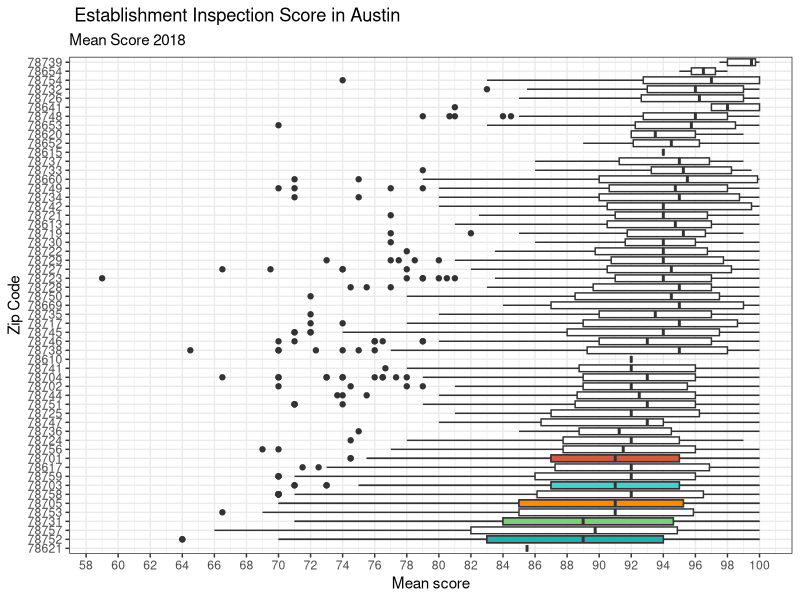
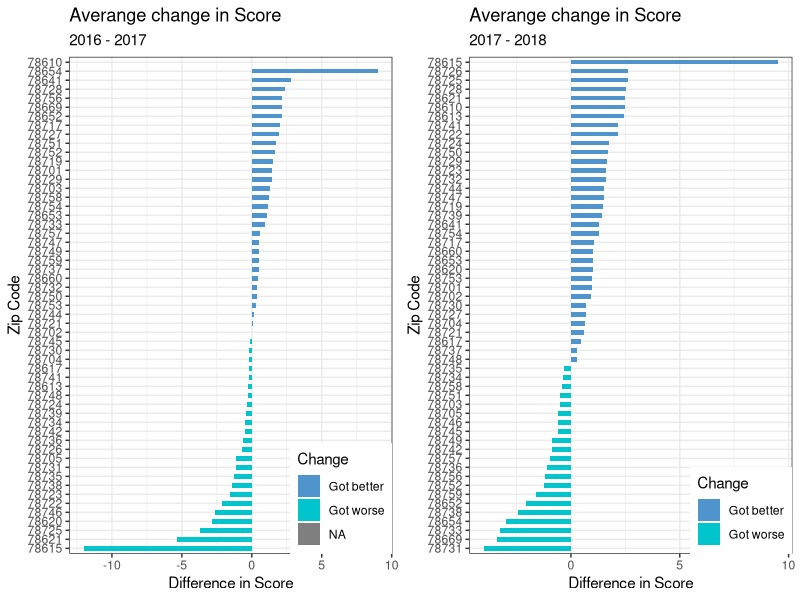
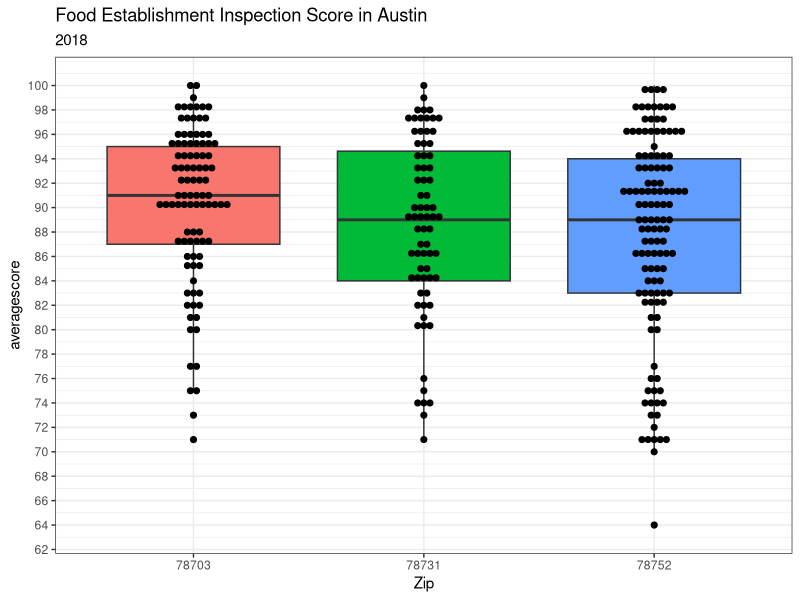

R code for these plots, in order: (Note: this script raises an error after producing the figures.)

library(tidyverse)
library(dplyr)
library(tidyr)
library(lubridate)
library(ggplot2)
library(ggthemes)
library(ggrepel)

food<- read.csv("Food_Establishment_Inspection_Scores.csv") # read csv file

str(food) # see structure of data frame
food$Process.Description # look at names in this column

food$Zip.Code <- as.character(as.integer(food$Zip.Code)) # convert Zip code to Character form num
food$Restaurant.Name <- as.character(as.factor(food$Restaurant.Name)) # onvert name to character
food$Inspection.Date <- as.Date(food$Inspection.Date, format = "%m/%d/%Y") # change date format to Date (not characters)

food1 <-food%>%
  select(Restaurant.Name,Zip.Code,Inspection.Date,Score) # Create new data frame with only the info we want.

colnames(food1) <- c("Name", "Zip","Date","Score") #change column names because the original ones have . 
food1$Name # check the names

food2018 <-food1 %>%
  filter(between(Date, as.Date("2018-01-01"),as.Date("2018-09-21")))# new data frame with only those insepctions in 2018

food2018_2<-food2018%>%
  mutate(year=lubridate::year(food2018$Date))%>% # create column year
  group_by(Name,year,Zip)%>% # group by name and year and Zip to keep that Zip columns
  summarise(average_score=mean(Score)) %>% # get the average score
  spread(year,average_score)%>% # create new columns with average of 2018 (in case they had more than one inspection already)
  ungroup()

colnames(food2018_2) <- c("Name", "Zip","Meanscore_2018")  # change column name from 2018 to Meanscore_2018

plot <- ggplot(food2018_2,aes(reorder(Zip, Meanscore_2018), y=Meanscore_2018))+geom_boxplot()+  # boxplot with all zipcodes from 01-01-18 to 09-21-18 (average in case they already had more than one insepction)
  geom_boxplot(data=food2018_2[food2018_2$Zip=="78703",], # Lina Zipcode
               aes(reorder(Zip,Meanscore_2018), y= Meanscore_2018),fill="mediumturquoise")+
  geom_boxplot(data=food2018_2[food2018_2$Zip=="78752",],  # Kevin Zipcode
               aes(reorder(Zip,Meanscore_2018), y= Meanscore_2018),fill="lightseagreen")+
  geom_boxplot(data=food2018_2[food2018_2$Zip=="78731",],  # Mingshuang Zipcode
               aes(reorder(Zip,Meanscore_2018), y= Meanscore_2018),fill="palegreen3")+
  geom_boxplot(data=food2018_2[food2018_2$Zip=="78705",], # Around campus
               aes(reorder(Zip,Meanscore_2018), y= Meanscore_2018),fill="darkorange")+
  geom_boxplot(data=food2018_2[food2018_2$Zip=="78701",], # downtonw
               aes(reorder(Zip,Meanscore_2018), y= Meanscore_2018),fill="coral3")+
  scale_y_continuous(breaks=seq(50,100,by=2))+
  coord_flip() 

plot+ggtitle(" Establishment Inspection Score in Austin", # Add title
             subtitle = "Mean Score 2018") + # subtittle
  xlab("Zip Code")+ylab("Mean score")+ # axis labels
  theme(legend.position = "none")+ # remove legend
  theme(axis.line = element_line(colour = "black"))+ # color line axis
  theme(strip.background = element_rect(colour = "black", fill = "white"))+ # background
  theme(panel.grid.major.x = element_blank())+ 
  theme_bw() # theme black/white - simple

food1$Name <- paste(food1$Name,food1$Zip) # adding zip code to name to distinguish different locations

food1<-food1%>%
  mutate(year=lubridate::year(food1$Date)) %>% # create new column with year only        
  group_by(Name,year,Zip)%>% # group by name and year and Zip to keep that Zip columns
  summarise(averagescore=mean(Score,na.rm=TRUE))%>% # get the average score
  spread(year, averagescore)%>% # create new columns for each year with each average
  ungroup()

food1$Dif1615<-(food1$`2016`-food1$`2015`) # substract column with the difference in the score between 2016 and 2015, NA in some values because some restaurant didn't have a score for a year so the difference can't be calculated
food1$Dif1716<-(food1$`2017`-food1$`2016`) # substract column with the difference in the score between 2017 and 2016
food1$Dif1817<-(food1$`2018`-food1$`2017`) # substract column with the difference in the score between 2018 and 2017

food1_2<- food1%>%
  select(Zip,Dif1615,Dif1716,Dif1817)%>% # keep only Zip code and the difference between years
  group_by(Zip)%>%
  summarise_all(mean,na.rm = TRUE) # get the mean of the difference between years by each zip code
 
food1_2<-food1_2%>% # make it long formart
  gather(Years,Diff,2:4)

food1_3<-food1_2%>%
  filter(Years=="Dif1817") # filter only the difference between 2018 and 2017

food1_3$Diff2<-ifelse(food1_3$Diff < 0,"Got worse","Got better") # look at the column Diff and if the value is lower than 0 add a flag "got worse" and if the value is greater than 0 then add a flag "got better"
food1_3 <- food1_3[order(food1_3$Diff),] #sort
food1_3$Zip<-factor(food1_3$Zip,levels=food1_3$Zip) #convert to factor to retain sorted order in plot.

plot1817<-ggplot(food1_3,aes(x=Zip,y=Diff,label=Diff))+ # plot by Zip code on average the food places got better or worse from 2017 to 2018
  geom_bar(stat="identity",aes(fill=Diff2),width =.5)+ # identity keeps the order, and the filling will correspond to the got better/got worse column
  coord_flip()+ # flip axis
  scale_fill_manual(name="Change", 
                    labels = c("Got better", "Got worse"),
                    values = c("Got worse"="turquoise3", "Got better"="steelblue3"))+
  labs(title= "Averange change in Score",subtitle="2017 - 2018")+
  theme_bw()+
  labs(y="Difference in Score", x="Zip Code")+ # opposite because the axis flipping already happened
  theme(legend.justification=c(1,0), legend.position=c(1,0)) # legend inside graph so it doens't take space out when we put them together.

food1_4<-food1_2%>%  # get the data for the score difference between 2017 and 2016
  filter(Years=="Dif1716")

food1_4$Diff2<-ifelse(food1_4$Diff < 0,"Got worse","Got better") # look at the column Diff and if the value is lower than 0 add a flag "got worse" and if the value is greater than 0 then add a flag "got better"
food1_4 <- food1_4[order(food1_4$Diff),] # sort
food1_4$Zip<-factor(food1_4$Zip,levels=food1_4$Zip) # #convert to factor to retain sorted order in plot. 

plot1716<- ggplot(food1_4,aes(x=Zip,y=Diff,label=Diff))+ # plot shows the average difference between the score in 2017 and 2016 in all zip codes showing if the food places on average got better or worse.
  geom_bar(stat="identity",aes(fill=Diff2),width =.5)+
  coord_flip()+
  scale_fill_manual(name="Change", 
                    labels = c("Got better", "Got worse"),
                    values = c("Got worse"="turquoise3", "Got better"="steelblue3"))+
  labs(title= "Averange change in Score",subtitle="2016 - 2017")+
  theme_bw()+
  labs(y="Difference in Score", x="Zip Code")+ #opposite because the axis flipping already happened
  theme(legend.justification=c(1,0), legend.position=c(1,0)) #legend inside plot so they it doesn't take space out of the graph

library(gridExtra) # to combine plots in one page

grid.arrange(plot1716,plot1817, ncol=2) # Put both plots together

## only our zip codes: ---

food2 <-food%>%
  select(Restaurant.Name,Zip.Code,Inspection.Date,Score) # Create new data frame with only the info we want. I have to this again since big data frame because I overwrote in food1 at the beginning and remove column Score...and now I need it. 
colnames(food2) <- c("Name", "Zip","Date","Score") # change names
food2<-filter(food2,Zip=="78703" | Zip=="78752" | Zip=="78731") # data frame with only our zipcodes
food2_2 <-food2 %>%
  filter(between(Date, as.Date("2018-01-01"),as.Date("2018-09-21"))) # only keep 2018 
food2_2$Name <- paste(food2_2$Name,food2_2$Zip) # add zip code to name to distinguish between different locations

food2_3<-food2_2%>%
  mutate(year=lubridate::year(food2_2$Date)) %>% # create new column with year only        
  group_by(Name,year,Zip)%>% # group by name and year and Zip to keep that Zip columns
  summarise(averagescore=mean(Score,na.rm=TRUE)) # average score during 2018 because some stablishments have had more than 1 inspection already

ggplot(food2_3,aes(Zip,averagescore, group=Zip))+ # Boxplot of the average score in 2018 of foof places in our Zip code
  geom_boxplot(aes(fill=factor(Zip)))+
  scale_y_continuous(breaks=seq(50,100,by=2))+
  geom_dotplot(binaxis='y', stackdir='center', dotsize =.5,binwidth =1)+ #add data points
  theme_bw()+
  theme(legend.position = "none")+
  theme(strip.text.x = element_text(size = 12,face = "bold"))+
  theme(strip.background = element_rect(colour = "black", fill = "white"))+
  ggtitle("Food Establishment Inspection Score in Austin", # Add title
          subtitle = "2018")

  
#####Selected Restaurant ratings over time

food3 <- food %>% 
  select(Restaurant.Name, Zip.Code, Inspection.Date, Score)

colnames(food3) <- c("Restaurant", "Zip", "Year", "Score")

food3$Year <- as.Date(food3$Date, format = "%m/%d/%Y") #arranges date
food3$Zip <- as.factor(food3$Zip) #makes Zip a foctor instead of integer 
food3$RZ <- paste(food3$Restaurant, food3$Zip) #makes duplicate names unique

head(food3)

food3_1 <- filter(food3, RZ %in% c("Taco Joint 78705" , "Titaya's Thai Cuisine 78751", "True Food Kitchen 78701", "Lima Criolla Peruvian Restaurant 78752", "Terry Black's Barbecue, LLC 78704")) #selects some favorites

plottime <- ggplot(food3_1, aes(x=Year, y=Score, group=RZ, color=RZ)) + 
  ylim(80,100) +
  geom_point() + 
  geom_line(lwd=1) + #lwd makes line slightly thicker
  ggtitle("Inspection Scores of Favorite Restaurants", subtitle = "2015-2018") + 
  scale_color_discrete("Restaurant") + #changes legend title
  theme_bw()

#Cumulative Austin Mean Scores Each Year

food4 <- food3 %>% 
  mutate(Year = format(as.Date(food3$Year, format= "%Y/%m/%d"), "%Y")) %>%
  group_by(RZ, Year, Zip) %>%
  summarise(avgscore = mean(Score)) %>%
  spread(Year, avgscore) %>%
  ungroup() %>%
  gather(Year, Score, 3:6, na.rm=TRUE) %>% 
  group_by(Year) %>% 
  summarise(Score=mean(Score)) 

food4$Year <- as.Date(food4$Year, format = "%Y") 

plottimeavg <- ggplot(food4, aes(x=Year, y=Score, group=1)) +
  ylim(80,100) +
  geom_point() + 
  geom_line(lwd=1) + 
  theme_bw() +
  ggtitle("Cumulative Mean Inspection Scores across Austin", subtitle= "2015-2018")

grid.arrange(plottime, plottimeavg, ncol= 2)

ggplot(NULL, aes(x=Year, y=Score)) + 
  geom_line(data=food3_1, aes(group=RZ, color=RZ), lwd=1) +
  geom_line(data=food4, lwd=1.5) +
  scale_color_discrete("Restaurant") + 
  ggtitle("Inspection Scores of Favorite Restaurants", subtitle = "Versus Austin Mean Scores 2015-2018")
  
  
##CRASH- too big?## ggplot(food3, aes(x=Date, y=Score, group=RZ, color=RZ)) + geom_line()
